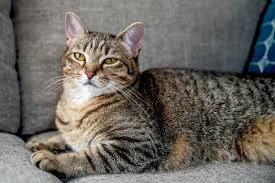
#> input picture training/images/cat.jpeg, 275 x 183 px
$ python canny.py
#> lines starting #> are read from the running program, lines starting #| are printed output that depends on the picture
import numpy as np
import cv2 as cv
img = cv.imread("../images/cat.jpeg",cv.IMREAD_COLOR)
#> img is the input picture: shape (183, 275, 3); mean B, G, R 96.7, 102.8, 106.7
cv.imshow('original image',img)
canny=cv.Canny(img,100,200)
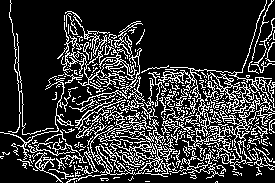
#> canny: shape (183, 275); 20.1% white in thin lines or dots
cv.imshow('Edge detection with canny',canny)

cv.waitKey(0)

$ run again, with training/images/apple.jpeg copied over training/images/cat.jpeg
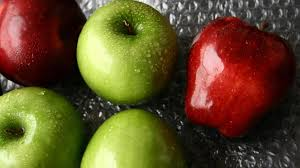
#> input picture training/images/apple.jpeg, 300 x 168 px
#> img is the input picture: shape (168, 300, 3); mean B, G, R 40.7, 77.5, 97.1
#> `canny=cv.Canny(img,100,200)`:
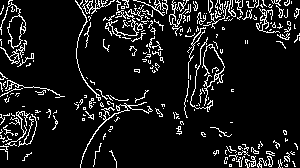
#> canny: shape (168, 300); 9.9% white in thin lines or dots
